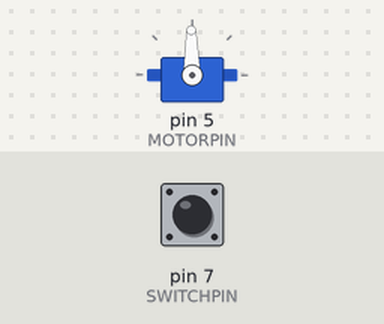
This sketch was run on a simulated Arduino Uno, built with avr-gcc and run on an emulated ATmega328P. Shown: servo. The inputs (shaded band) are chosen by the test bench; at power-on: pin 7 (SWITCHPIN) LOW. What the sketch prints to the serial monitor is not drawn.

Above: at 0.1 s.
At 1.1 s:
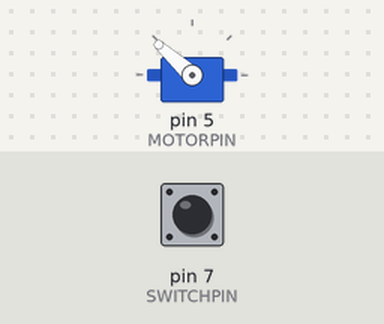
Timing chart, 0 to 7.5 s (numbered marks = the images above):
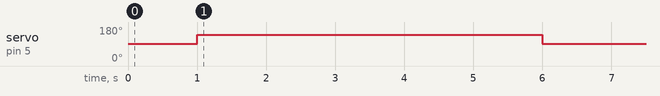

Measured:
- by itself, servo on pin 5 (MOTORPIN): 91° → 138° at 1.0 s, → 91° 5.0 s later

The sketch:

Autoinjection.ino
```cpp
#include <Servo.h>
Servo Motor;

const int MF = 20;  // angle that moves motor forward
const int MB = 138; // angle that moves motor backward
const int MS = 91; // angle that stops the motor


int SWITCHPIN = 7;
int MOTORPIN = 5;

int inject;

void setup()
{
  Serial.begin(9600);
  Motor.attach(MOTORPIN);
  pinMode(SWITCHPIN, INPUT);
  inject = 1;
}

void loop()
{
  int pinOpen = digitalRead(SWITCHPIN);
  Serial.println(pinOpen);

  if (inject) {
    if (pinOpen) {
      Motor.write(MF); // move forward
    }
    else {
      Motor.write(MS); // stop motor
      delay(1000);
      Motor.write(MB); // move backward
      delay(5000);
      Motor.write(MS); // stop motor
      delay(1000);
      inject = 0;
    }
  }

  delay(100);
}
```
